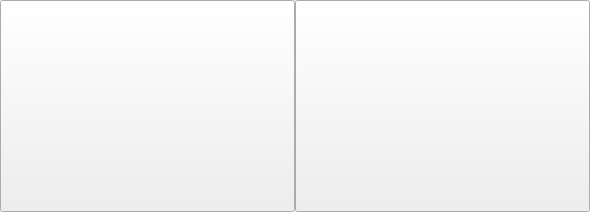
<?xml version="1.0" encoding="UTF-8"?>
<ui version="4.0">
 <class>DialogSelectStyle</class>
 <widget class="QDialog" name="DialogSelectStyle">
  <property name="geometry">
   <rect>
    <x>0</x>
    <y>0</y>
    <width>590</width>
    <height>212</height>
   </rect>
  </property>
  <property name="windowTitle">
   <string>Style</string>
  </property>
  <layout class="QHBoxLayout" name="horizontalLayout">
   <property name="spacing">
    <number>0</number>
   </property>
   <property name="leftMargin">
    <number>0</number>
   </property>
   <property name="topMargin">
    <number>0</number>
   </property>
   <property name="rightMargin">
    <number>0</number>
   </property>
   <property name="bottomMargin">
    <number>0</number>
   </property>
   <item>
    <widget class="QToolButton" name="toolButtonStyle1">
     <property name="sizePolicy">
      <sizepolicy hsizetype="Expanding" vsizetype="Expanding">
       <horstretch>0</horstretch>
       <verstretch>0</verstretch>
      </sizepolicy>
     </property>
     <property name="text">
      <string/>
     </property>
    </widget>
   </item>
   <item>
    <widget class="QToolButton" name="toolButtonStyle2">
     <property name="sizePolicy">
      <sizepolicy hsizetype="Expanding" vsizetype="Expanding">
       <horstretch>0</horstretch>
       <verstretch>0</verstretch>
      </sizepolicy>
     </property>
     <property name="text">
      <string/>
     </property>
    </widget>
   </item>
  </layout>
 </widget>
 <resources/>
 <connections/>
</ui>
